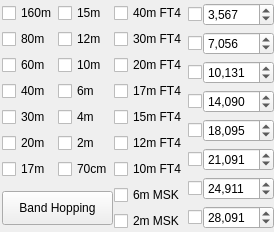
                  <widget class="QWidget" name="tab_4">
                   <attribute name="title">
                    <string>3</string>
                   </attribute>
                   <layout class="QGridLayout" name="gridLayout_13">
                    <property name="leftMargin">
                     <number>2</number>
                    </property>
                    <property name="topMargin">
                     <number>3</number>
                    </property>
                    <property name="rightMargin">
                     <number>0</number>
                    </property>
                    <property name="bottomMargin">
                     <number>1</number>
                    </property>
                    <item row="0" column="0">
                     <layout class="QHBoxLayout" name="horizontalLayout_3">
                      <property name="spacing">
                       <number>0</number>
                      </property>
                      <item>
                       <widget class="QWidget" name="widget_3" native="true">
                        <property name="sizePolicy">
                         <sizepolicy hsizetype="Preferred" vsizetype="Preferred">
                          <horstretch>0</horstretch>
                          <verstretch>0</verstretch>
                         </sizepolicy>
                        </property>
                        <layout class="QGridLayout" name="gridLayout_8" columnstretch="1,1,1">
                         <property name="leftMargin">
                          <number>0</number>
                         </property>
                         <property name="topMargin">
                          <number>0</number>
                         </property>
                         <property name="rightMargin">
                          <number>1</number>
                         </property>
                         <property name="bottomMargin">
                          <number>0</number>
                         </property>
                         <property name="horizontalSpacing">
                          <number>1</number>
                         </property>
                         <property name="verticalSpacing">
                          <number>6</number>
                         </property>
                         <item row="6" column="2">
                          <widget class="QCheckBox" name="cb10mFT4">
                           <property name="toolTip">
                            <string>10m FT4</string>
                           </property>
                           <property name="text">
                            <string>10m FT4</string>
                           </property>
                          </widget>
                         </item>
                         <item row="1" column="0">
                          <widget class="QCheckBox" name="cb80m">
                           <property name="toolTip">
                            <string>80m FT8</string>
                           </property>
                           <property name="text">
                            <string>80m</string>
                           </property>
                          </widget>
                         </item>
                         <item row="4" column="2">
                          <widget class="QCheckBox" name="cb15mFT4">
                           <property name="toolTip">
                            <string>15m FT4</string>
                           </property>
                           <property name="text">
                            <string>15m FT4</string>
                           </property>
                          </widget>
                         </item>
                         <item row="4" column="0">
                          <widget class="QCheckBox" name="cb30m">
                           <property name="toolTip">
                            <string>30m FT8</string>
                           </property>
                           <property name="text">
                            <string>30m</string>
                           </property>
                          </widget>
                         </item>
                         <item row="5" column="2">
                          <widget class="QCheckBox" name="cb12mFT4">
                           <property name="toolTip">
                            <string>12m FT4</string>
                           </property>
                           <property name="text">
                            <string>12m FT4</string>
                           </property>
                          </widget>
                         </item>
                         <item row="1" column="2">
                          <widget class="QCheckBox" name="cb30mFT4">
                           <property name="toolTip">
                            <string>30m FT4</string>
                           </property>
                           <property name="text">
                            <string>30m FT4</string>
                           </property>
                          </widget>
                         </item>
                         <item row="3" column="1">
                          <widget class="QCheckBox" name="cb6m">
                           <property name="toolTip">
                            <string>6m FT8</string>
                           </property>
                           <property name="text">
                            <string>6m</string>
                           </property>
                          </widget>
                         </item>
                         <item row="5" column="0">
                          <widget class="QCheckBox" name="cb20m">
                           <property name="toolTip">
                            <string>20m FT8</string>
                           </property>
                           <property name="text">
                            <string>20m</string>
                           </property>
                          </widget>
                         </item>
                         <item row="2" column="0">
                          <widget class="QCheckBox" name="cb60m">
                           <property name="toolTip">
                            <string>60m FT8</string>
                           </property>
                           <property name="text">
                            <string>60m</string>
                           </property>
                          </widget>
                         </item>
                         <item row="1" column="1">
                          <widget class="QCheckBox" name="cb12m">
                           <property name="toolTip">
                            <string>12m FT8</string>
                           </property>
                           <property name="text">
                            <string>12m</string>
                           </property>
                          </widget>
                         </item>
                         <item row="0" column="2">
                          <widget class="QCheckBox" name="cb40mFT4">
                           <property name="toolTip">
                            <string>40m FT4</string>
                           </property>
                           <property name="text">
                            <string>40m FT4</string>
                           </property>
                          </widget>
                         </item>
                         <item row="2" column="1">
                          <widget class="QCheckBox" name="cb10m">
                           <property name="toolTip">
                            <string>10m FT8</string>
                           </property>
                           <property name="text">
                            <string>10m</string>
                           </property>
                          </widget>
                         </item>
                         <item row="2" column="2">
                          <widget class="QCheckBox" name="cb20mFT4">
                           <property name="toolTip">
                            <string>20m FT4</string>
                           </property>
                           <property name="text">
                            <string>20m FT4</string>
                           </property>
                          </widget>
                         </item>
                         <item row="0" column="0">
                          <widget class="QCheckBox" name="cb160m">
                           <property name="sizePolicy">
                            <sizepolicy hsizetype="Minimum" vsizetype="Fixed">
                             <horstretch>0</horstretch>
                             <verstretch>0</verstretch>
                            </sizepolicy>
                           </property>
                           <property name="toolTip">
                            <string>160m FT8</string>
                           </property>
                           <property name="text">
                            <string>160m</string>
                           </property>
                          </widget>
                         </item>
                         <item row="3" column="2">
                          <widget class="QCheckBox" name="cb17mFT4">
                           <property name="toolTip">
                            <string>17m FT4</string>
                           </property>
                           <property name="text">
                            <string>17m FT4</string>
                           </property>
                          </widget>
                         </item>
                         <item row="4" column="1">
                          <widget class="QCheckBox" name="cb4m">
                           <property name="toolTip">
                            <string>4m FT8</string>
                           </property>
                           <property name="text">
                            <string>4m</string>
                           </property>
                          </widget>
                         </item>
                         <item row="6" column="1">
                          <widget class="QCheckBox" name="cb70cm">
                           <property name="toolTip">
                            <string>70cm FT8</string>
                           </property>
                           <property name="text">
                            <string>70cm</string>
                           </property>
                          </widget>
                         </item>
                         <item row="7" column="0" rowspan="2" colspan="2">
                          <widget class="QPushButton" name="pbBandHopping">
                           <property name="minimumSize">
                            <size>
                             <width>0</width>
                             <height>34</height>
                            </size>
                           </property>
                           <property name="toolTip">
                            <string>Toggle band hopping On/Off. Band hopping occurs every other full minute. Changes to the checkboxes take effect immediately.</string>
                           </property>
                           <property name="styleSheet">
                            <string notr="true">QPushButton:checked {
	background-color: red;
	border-style: outset;
	border-width: 1px;
	border-radius: 5px;
	border-color: black;
	min-width: 5em;
	padding: 3px;
}</string>
                           </property>
                           <property name="text">
                            <string>  Band Hopping  </string>
                           </property>
                           <property name="checkable">
                            <bool>true</bool>
                           </property>
                          </widget>
                         </item>
                         <item row="0" column="1">
                          <widget class="QCheckBox" name="cb15m">
                           <property name="toolTip">
                            <string>15m FT8</string>
                           </property>
                           <property name="text">
                            <string>15m</string>
                           </property>
                          </widget>
                         </item>
                         <item row="6" column="0">
                          <widget class="QCheckBox" name="cb17m">
                           <property name="toolTip">
                            <string>17m FT8</string>
                           </property>
                           <property name="text">
                            <string>17m</string>
                           </property>
                          </widget>
                         </item>
                         <item row="3" column="0">
                          <widget class="QCheckBox" name="cb40m">
                           <property name="toolTip">
                            <string>40m FT8</string>
                           </property>
                           <property name="text">
                            <string>40m</string>
                           </property>
                          </widget>
                         </item>
                         <item row="7" column="2">
                          <widget class="QCheckBox" name="cb6mMSK">
                           <property name="toolTip">
                            <string>6m MSK144</string>
                           </property>
                           <property name="text">
                            <string>6m MSK</string>
                           </property>
                          </widget>
                         </item>
                         <item row="8" column="2">
                          <widget class="QCheckBox" name="cb2mMSK">
                           <property name="toolTip">
                            <string>2m MSK144</string>
                           </property>
                           <property name="whatsThis">
                            <string/>
                           </property>
                           <property name="text">
                            <string>2m MSK</string>
                           </property>
                          </widget>
                         </item>
                         <item row="5" column="1">
                          <widget class="QCheckBox" name="cb2m">
                           <property name="toolTip">
                            <string>2m FT8</string>
                           </property>
                           <property name="text">
                            <string>2m</string>
                           </property>
                          </widget>
                         </item>
                        </layout>
                       </widget>
                      </item>
                      <item>
                       <layout class="QGridLayout" name="gridLayout_10" columnstretch="0,1">
                        <property name="bottomMargin">
                         <number>0</number>
                        </property>
                        <property name="horizontalSpacing">
                         <number>1</number>
                        </property>
                        <property name="verticalSpacing">
                         <number>6</number>
                        </property>
                        <item row="6" column="0">
                         <widget class="QCheckBox" name="cbQRG6">
                          <property name="maximumSize">
                           <size>
                            <width>16777215</width>
                            <height>16777215</height>
                           </size>
                          </property>
                          <property name="toolTip">
                           <string>FT8 QRG6</string>
                          </property>
                          <property name="text">
                           <string/>
                          </property>
                         </widget>
                        </item>
                        <item row="0" column="0">
                         <widget class="QCheckBox" name="cbQRG1">
                          <property name="sizePolicy">
                           <sizepolicy hsizetype="Minimum" vsizetype="Fixed">
                            <horstretch>0</horstretch>
                            <verstretch>0</verstretch>
                           </sizepolicy>
                          </property>
                          <property name="maximumSize">
                           <size>
                            <width>16777215</width>
                            <height>16777215</height>
                           </size>
                          </property>
                          <property name="toolTip">
                           <string>FT8 QRG1</string>
                          </property>
                          <property name="text">
                           <string/>
                          </property>
                         </widget>
                        </item>
                        <item row="1" column="0">
                         <widget class="QCheckBox" name="cbQRG2">
                          <property name="maximumSize">
                           <size>
                            <width>16777215</width>
                            <height>16777215</height>
                           </size>
                          </property>
                          <property name="toolTip">
                           <string>FT8 QRG2</string>
                          </property>
                          <property name="text">
                           <string/>
                          </property>
                         </widget>
                        </item>
                        <item row="7" column="0">
                         <widget class="QCheckBox" name="cbQRG7">
                          <property name="toolTip">
                           <string>FT8 QRG7</string>
                          </property>
                          <property name="text">
                           <string/>
                          </property>
                         </widget>
                        </item>
                        <item row="8" column="1">
                         <widget class="QSpinBox" name="sbQRG8">
                          <property name="sizePolicy">
                           <sizepolicy hsizetype="Minimum" vsizetype="Fixed">
                            <horstretch>0</horstretch>
                            <verstretch>0</verstretch>
                           </sizepolicy>
                          </property>
                          <property name="minimumSize">
                           <size>
                            <width>57</width>
                            <height>0</height>
                           </size>
                          </property>
                          <property name="maximumSize">
                           <size>
                            <width>16777215</width>
                            <height>16777215</height>
                           </size>
                          </property>
                          <property name="toolTip">
                           <string>FT8 QRG8 in kHz.</string>
                          </property>
                          <property name="showGroupSeparator" stdset="0">
                           <bool>true</bool>
                          </property>
                          <property name="maximum">
                           <number>99999999</number>
                          </property>
                          <property name="value">
                           <number>28091</number>
                          </property>
                          <property name="displayIntegerBase">
                           <number>10</number>
                          </property>
                         </widget>
                        </item>
                        <item row="5" column="0">
                         <widget class="QCheckBox" name="cbQRG5">
                          <property name="maximumSize">
                           <size>
                            <width>16777215</width>
                            <height>16777215</height>
                           </size>
                          </property>
                          <property name="toolTip">
                           <string>FT8 QRG5</string>
                          </property>
                          <property name="text">
                           <string/>
                          </property>
                         </widget>
                        </item>
                        <item row="2" column="0">
                         <widget class="QCheckBox" name="cbQRG3">
                          <property name="maximumSize">
                           <size>
                            <width>16777215</width>
                            <height>16777215</height>
                           </size>
                          </property>
                          <property name="toolTip">
                           <string>FT8 QRG3</string>
                          </property>
                          <property name="text">
                           <string/>
                          </property>
                         </widget>
                        </item>
                        <item row="4" column="0">
                         <widget class="QCheckBox" name="cbQRG4">
                          <property name="maximumSize">
                           <size>
                            <width>16777215</width>
                            <height>16777215</height>
                           </size>
                          </property>
                          <property name="toolTip">
                           <string>FT8 QRG4</string>
                          </property>
                          <property name="text">
                           <string/>
                          </property>
                         </widget>
                        </item>
                        <item row="8" column="0">
                         <widget class="QCheckBox" name="cbQRG8">
                          <property name="maximumSize">
                           <size>
                            <width>16777215</width>
                            <height>16777215</height>
                           </size>
                          </property>
                          <property name="toolTip">
                           <string>FT8 QRG8</string>
                          </property>
                          <property name="text">
                           <string/>
                          </property>
                         </widget>
                        </item>
                        <item row="7" column="1">
                         <widget class="QSpinBox" name="sbQRG7">
                          <property name="sizePolicy">
                           <sizepolicy hsizetype="Minimum" vsizetype="Fixed">
                            <horstretch>0</horstretch>
                            <verstretch>0</verstretch>
                           </sizepolicy>
                          </property>
                          <property name="minimumSize">
                           <size>
                            <width>57</width>
                            <height>0</height>
                           </size>
                          </property>
                          <property name="maximumSize">
                           <size>
                            <width>16777215</width>
                            <height>16777215</height>
                           </size>
                          </property>
                          <property name="toolTip">
                           <string>FT8 QRG7 in kHz.</string>
                          </property>
                          <property name="showGroupSeparator" stdset="0">
                           <bool>true</bool>
                          </property>
                          <property name="maximum">
                           <number>99999999</number>
                          </property>
                          <property name="value">
                           <number>24911</number>
                          </property>
                         </widget>
                        </item>
                        <item row="6" column="1">
                         <widget class="QSpinBox" name="sbQRG6">
                          <property name="sizePolicy">
                           <sizepolicy hsizetype="Minimum" vsizetype="Fixed">
                            <horstretch>0</horstretch>
                            <verstretch>0</verstretch>
                           </sizepolicy>
                          </property>
                          <property name="minimumSize">
                           <size>
                            <width>57</width>
                            <height>0</height>
                           </size>
                          </property>
                          <property name="maximumSize">
                           <size>
                            <width>16777215</width>
                            <height>16777215</height>
                           </size>
                          </property>
                          <property name="toolTip">
                           <string>FT8 QRG6 in kHz.</string>
                          </property>
                          <property name="showGroupSeparator" stdset="0">
                           <bool>true</bool>
                          </property>
                          <property name="maximum">
                           <number>99999999</number>
                          </property>
                          <property name="value">
                           <number>21091</number>
                          </property>
                         </widget>
                        </item>
                        <item row="5" column="1">
                         <widget class="QSpinBox" name="sbQRG5">
                          <property name="sizePolicy">
                           <sizepolicy hsizetype="Minimum" vsizetype="Fixed">
                            <horstretch>0</horstretch>
                            <verstretch>0</verstretch>
                           </sizepolicy>
                          </property>
                          <property name="minimumSize">
                           <size>
                            <width>57</width>
                            <height>0</height>
                           </size>
                          </property>
                          <property name="maximumSize">
                           <size>
                            <width>16777215</width>
                            <height>16777215</height>
                           </size>
                          </property>
                          <property name="toolTip">
                           <string>FT8 QRG5 in kHz.</string>
                          </property>
                          <property name="showGroupSeparator" stdset="0">
                           <bool>true</bool>
                          </property>
                          <property name="maximum">
                           <number>99999999</number>
                          </property>
                          <property name="value">
                           <number>18095</number>
                          </property>
                         </widget>
                        </item>
                        <item row="4" column="1">
                         <widget class="QSpinBox" name="sbQRG4">
                          <property name="sizePolicy">
                           <sizepolicy hsizetype="Minimum" vsizetype="Fixed">
                            <horstretch>0</horstretch>
                            <verstretch>0</verstretch>
                           </sizepolicy>
                          </property>
                          <property name="minimumSize">
                           <size>
                            <width>57</width>
                            <height>0</height>
                           </size>
                          </property>
                          <property name="maximumSize">
                           <size>
                            <width>16777215</width>
                            <height>16777215</height>
                           </size>
                          </property>
                          <property name="toolTip">
                           <string>FT8 QRG4 in kHz.</string>
                          </property>
                          <property name="showGroupSeparator" stdset="0">
                           <bool>true</bool>
                          </property>
                          <property name="maximum">
                           <number>99999999</number>
                          </property>
                          <property name="value">
                           <number>14090</number>
                          </property>
                         </widget>
                        </item>
                        <item row="2" column="1">
                         <widget class="QSpinBox" name="sbQRG3">
                          <property name="sizePolicy">
                           <sizepolicy hsizetype="Minimum" vsizetype="Fixed">
                            <horstretch>0</horstretch>
                            <verstretch>0</verstretch>
                           </sizepolicy>
                          </property>
                          <property name="minimumSize">
                           <size>
                            <width>57</width>
                            <height>0</height>
                           </size>
                          </property>
                          <property name="maximumSize">
                           <size>
                            <width>16777215</width>
                            <height>16777215</height>
                           </size>
                          </property>
                          <property name="toolTip">
                           <string>FT8 QRG3 in kHz.</string>
                          </property>
                          <property name="showGroupSeparator" stdset="0">
                           <bool>true</bool>
                          </property>
                          <property name="maximum">
                           <number>99999999</number>
                          </property>
                          <property name="value">
                           <number>10131</number>
                          </property>
                         </widget>
                        </item>
                        <item row="1" column="1">
                         <widget class="QSpinBox" name="sbQRG2">
                          <property name="sizePolicy">
                           <sizepolicy hsizetype="Minimum" vsizetype="Fixed">
                            <horstretch>0</horstretch>
                            <verstretch>0</verstretch>
                           </sizepolicy>
                          </property>
                          <property name="minimumSize">
                           <size>
                            <width>57</width>
                            <height>0</height>
                           </size>
                          </property>
                          <property name="maximumSize">
                           <size>
                            <width>16777215</width>
                            <height>16777215</height>
                           </size>
                          </property>
                          <property name="toolTip">
                           <string>FT8 QRG2 in kHz.</string>
                          </property>
                          <property name="showGroupSeparator" stdset="0">
                           <bool>true</bool>
                          </property>
                          <property name="maximum">
                           <number>99999999</number>
                          </property>
                          <property name="value">
                           <number>7056</number>
                          </property>
                         </widget>
                        </item>
                        <item row="0" column="1">
                         <widget class="QSpinBox" name="sbQRG1">
                          <property name="sizePolicy">
                           <sizepolicy hsizetype="Minimum" vsizetype="Fixed">
                            <horstretch>0</horstretch>
                            <verstretch>0</verstretch>
                           </sizepolicy>
                          </property>
                          <property name="minimumSize">
                           <size>
                            <width>57</width>
                            <height>0</height>
                           </size>
                          </property>
                          <property name="maximumSize">
                           <size>
                            <width>16777215</width>
                            <height>16777215</height>
                           </size>
                          </property>
                          <property name="toolTip">
                           <string>FT8 QRG1 in kHz.</string>
                          </property>
                          <property name="showGroupSeparator" stdset="0">
                           <bool>true</bool>
                          </property>
                          <property name="maximum">
                           <number>99999999</number>
                          </property>
                          <property name="singleStep">
                           <number>1</number>
                          </property>
                          <property name="value">
                           <number>3567</number>
                          </property>
                         </widget>
                        </item>
                       </layout>
                      </item>
                     </layout>
                    </item>
                   </layout>
                  </widget>
